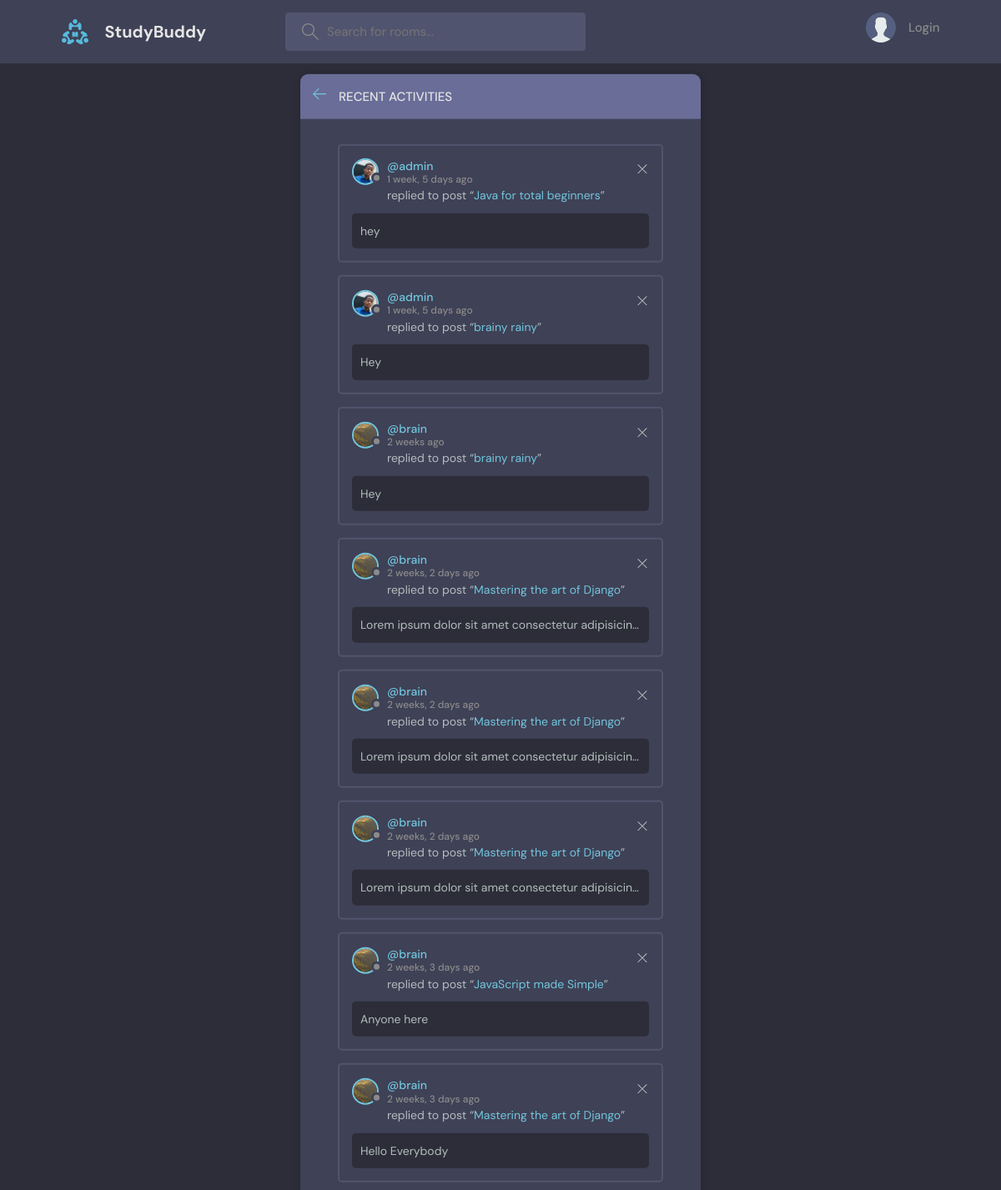
The page /activities/ on the database its author committed.
### base/models.py (models this page shows, shortened)
class Message(models.Model):
    user = models.ForeignKey(User, on_delete=models.SET_NULL, null=True, blank=True)
    room = models.ForeignKey(Room, on_delete=models.SET_NULL, null=True)
    body = models.TextField()
    created_at = models.DateTimeField(auto_now_add=True)
    updated_at = models.DateTimeField(auto_now=True)
    class Meta:
        ordering = ['-created_at', '-updated_at']

class Room(models.Model):
    id = models.AutoField(primary_key=True)
    host = models.ForeignKey(User, on_delete=models.SET_NULL, null=True, blank=True)
    slug = models.SlugField(unique=True, blank=True, null=True)
    name = models.CharField(max_length=200)
    topic = models.ForeignKey(Topic, on_delete=models.SET_NULL, null=True)
    participants = models.ManyToManyField(User, related_name='participants', blank=True)
    created_at = models.DateTimeField(auto_now_add=True)
    updated_at = models.DateTimeField(auto_now=True)
    description = models.TextField(null=True, blank=True)
    class Meta:
        ordering = ['-created_at', '-updated_at']

### accounts/models.py (models this page shows, shortened)
class User(AbstractUser):
    name = models.CharField(max_length=200, null=True)
    slug = models.SlugField(unique=True, blank=True, null=True)
    email = models.EmailField(unique=True, null=True)
    bio = models.TextField(null=True, blank=True)
    avatar = models.ImageField(default='avatar.svg', null=True, upload_to=profile_pic)
    USERNAME_FIELD = 'email'
    REQUIRED_FIELDS = []

### base/views.py (the view)
# urls.py: path('activities/', views.activities, name='activities')
def activities(request):
    messages = Message.objects.all()
    context = {
        'messages':messages
    }
    return render(request, 'base/activities.html', context)

### base/templates/base/activities.html (shortened to what this page needs)
{% extends 'base.html' %}
{% block content %}
<main class="layout">
    <div class="container">
        <div class="layout__box">
            <div class="layout__boxHeader">
                <div class="layout__boxTitle">
                    <a href="{% url 'base:home' %}">
                        <svg version="1.1" xmlns="http://www.w3.org/2000/svg" width="32" height="32" viewBox="0 0 32 32">
                            <title>arrow-left</title>
                            <path d="M13.723 2.286l-13.723 13.714 13.719 13.714 1.616-1.611-10.96-10.96h27.625v-2.286h-27.625l10.965-10.965-1.616-1.607z"></path>
                        </svg>
                    </a>
                    <h3>Recent Activities</h3>
                </div>
            </div>
            <div class="activities-page layout__body">
                {% for message in messages %}
                <div class="activities__box">
                    <div class="activities__boxHeader roomListRoom__header">
                        <a href="profile.html" class="roomListRoom__author">
                            <div class="avatar avatar--small">
                                <img src="{{message.user.avatar.url}}" />
                            </div>
                             <p>
                                @{{message.user.username}}
                                <span>{{message.created_at|timesince}} ago</span>
                            </p>
                        </a>
                        <div class="roomListRoom__actions">
                        <a href="#">
                          <svg version="1.1" xmlns="http://www.w3.org/2000/svg" width="32" height="32" viewBox="0 0 32 32">
                            <title>remove</title>
                            <path d="M27.314 6.019l-1.333-1.333-9.98 9.981-9.981-9.981-1.333 1.333 9.981 9.981-9.981 9.98 1.333 1.333 9.981-9.98 9.98 9.98 1.333-1.333-9.98-9.98 9.98-9.981z"
                            ></path>
                          </svg>
                        </a>
                        </div>
                    </div>
                    <div class="activities__boxContent">
                      <p>replied to post “<a href="room.html">{{message.room.name}}</a>”</p>
                      <div class="activities__boxRoomContent">
                        {{message.body|truncatechars:50}}
                      </div>
                    </div>
                </div>
          {% endfor %}
      </div>
    </div>
</main>
{% endblock content %}

### static/css/style.css (style rules this page uses)
:root { --color-main: #71c6dd; --color-main-light: #e1f6fb; --color-dark: #3f4156; --color-dark-medium: #51546e; --color-dark-light: #696d97; --color-light: #e5e5e5; --color-gray: #8b8b8b; --color-light-gray: #b2bdbd; --color-bg: #2d2d39; --color-success: #5dd693; --color-error: #fc4b0b; }
* { font-family: "DM Sans", -apple-system, BlinkMacSystemFont, "Segoe UI", Roboto, Oxygen, Ubuntu, Cantarell, "Open Sans", "Helvetica Neue", sans-serif; margin: 0; padding: 0; box-sizing: border-box; text-rendering: optimizeLegibility; font-size: inherit; }
html { font-size: 56.25%; }
@media only screen and (min-width: 1200px) { html { font-size: 62.5%; } }
body { line-height: 1.6; font-weight: 400; font-size: 1.5rem; color: var(--color-light-gray); background-color: var(--color-bg); min-height: 100vh; }
img { width: 100%; }
a { display: inline-block; color: var(--color-main); text-decoration: none; }
.container { max-width: 120rem; width: 90%; margin: auto; }
.avatar { position: relative; display: inline-block; border-radius: 50%; border: 2px solid var(--color-main); }
.avatar img { display: block; border-radius: 50%; object-fit: cover; object-position: center; }
.avatar::after { content: ""; display: block; position: absolute; background-color: var(--color-gray); z-index: 111; border-radius: 50%; border: 0.3rem solid var(--color-dark); }
.avatar.avatar--small img { width: 2.8rem; height: 2.8rem; }
.avatar.avatar--small:after { width: 0.7rem; height: 0.7rem; bottom: 0px; right: -6px; }
.layout { margin-top: 2.4rem; }
.layout > .container { display: flex; justify-content: space-between; align-items: flex-start; }
.layout__box { width: 90%; max-width: 48rem; min-height: 40rem; position: absolute; top: 50%; left: 50%; transform: translate(-50%, -46%); background-color: var(--color-dark); border-radius: 1rem; box-shadow: 1px 1px 6px 3px rgba(0, 0, 0, 0.1); overflow: hidden; }
.layout__boxHeader { display: flex; padding: 1.5rem; background-color: var(--color-dark-light); }
.layout__boxTitle { display: flex; gap: 1.5rem; align-items: center; }
.layout__boxTitle h3 { text-transform: uppercase; font-weight: 500; color: var(--color-light); }
.layout__boxTitle svg { width: 1.6rem; height: 1.6rem; fill: var(--color-main); }
.layout__body { margin: 3rem; }
.roomListRoom__header { display: flex; justify-content: space-between; align-items: center; }
.roomListRoom__author { font-weight: 500; display: flex; align-items: center; gap: 1rem; }
.roomListRoom__actions { display: flex; align-items: flex-start; gap: 1rem; position: relative; }
.roomListRoom__actions svg { fill: var(--color-main); width: 1.6rem; height: 1.6rem; }
.activities__box { margin: 1.5rem; padding: 1.5rem; border: 2px solid var(--color-dark-medium); border-radius: 5px; }
.activities__boxHeader p { font-size: 1.4rem; line-height: 1.3; }
.activities__boxHeader p span { color: var(--color-gray); font-size: 1.2rem; display: block; }
.activities__boxContent { margin-left: 4.2rem; }
.activities__boxContent { font-size: 1.4rem; }
.activities__boxRoomContent { background: var(--color-bg); padding: 1rem; border-radius: 5px; margin-top: 1rem; margin-left: -4.2rem; }
.roomListRoom__actions svg { fill: var(--color-light-gray); }

### rows shown on the page
Message: user.avatar (picture), user.username "admin", created_at "1 week, 5 days", room.name "Java for total beginners", body "hey"
Message: user.avatar (picture), user.username "admin", created_at "1 week, 5 days", room.name "brainy rainy", body "Hey"
Message: user.avatar (picture), user.username "brain", created_at "2 weeks", room.name "brainy rainy", body "Hey"
Message: user.avatar (picture), user.username "brain", created_at "2 weeks, 2 days", room.name "Mastering the art of Django", body "Lorem ipsum dolor sit amet consectetur adipisicin…"
Message: user.avatar (picture), user.username "brain", created_at "2 weeks, 2 days", room.name "Mastering the art of Django", body "Lorem ipsum dolor sit amet consectetur adipisicin…"
Message: user.avatar (picture), user.username "brain", created_at "2 weeks, 2 days", room.name "Mastering the art of Django", body "Lorem ipsum dolor sit amet consectetur adipisicin…"
Message: user.avatar (picture), user.username "brain", created_at "2 weeks, 3 days", room.name "JavaScript made Simple", body "Anyone here"
Message: user.avatar (picture), user.username "brain", created_at "2 weeks, 3 days", room.name "Mastering the art of Django", body "Hello Everybody"
